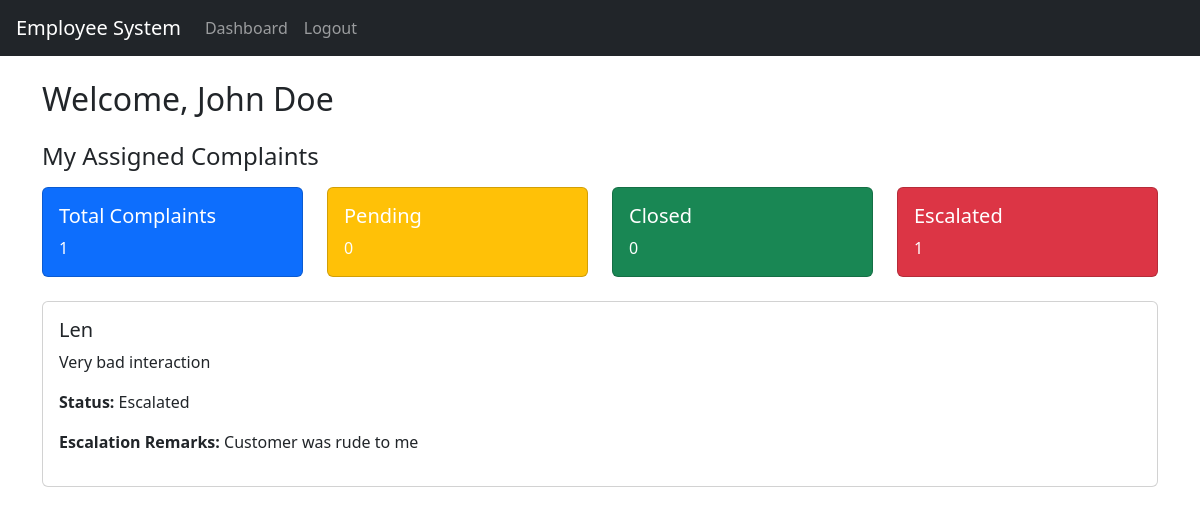
/employee/dashboard (signed in), run on the app's committed database.
### website/models.py (models this page shows)
class User(db.Model, UserMixin):
    id = db.Column(db.Integer, primary_key=True)
    email = db.Column(db.String(150), unique=True)
    name = db.Column(db.String(150))
    password = db.Column(db.String(150))
    is_admin = db.Column(db.Boolean, default=False)
    complaints = db.relationship('Complaint', backref='assigned_to')

class Complaint(db.Model):
    id = db.Column(db.Integer, primary_key=True)
    customer_name = db.Column(db.String(150))
    description = db.Column(db.Text)
    status = db.Column(db.String(50), default="Pending")  # Pending, Closed, Escalated
    assigned_to_id = db.Column(db.Integer, db.ForeignKey('user.id'))
    employee = db.relationship('User', backref='complaints_assigned')
    escalate_remarks = db.Column(db.Text, nullable=True)
    created_at = db.Column(db.DateTime, default=datetime.utcnow)

### website/views.py (the view)
@views.route('/employee/dashboard')
@login_required
def employee_dashboard():
    if current_user.is_admin:
        return redirect(url_for('views.admin_dashboard'))
    complaints = Complaint.query.filter_by(assigned_to_id=current_user.id).all()
    return render_template('employee_dashboard.html', user=current_user, complaints=complaints)

### website/__init__.py (called while the page is built)
def create_app():
    app = Flask(__name__)
    app.config['SECRET_KEY'] = 'jaba jaba jaba'
    app.config['SQLALCHEMY_DATABASE_URI'] = f'sqlite:///{DB_NAME}'
    db.init_app(app)
    from .views import views
    from .auth import auth
    app.register_blueprint(views, url_prefix='/')
    app.register_blueprint(auth, url_prefix='/')
    from .models import User, Complaint
    with app.app_context():
        db.create_all()
    login_manager = LoginManager()
    login_manager.login_view = 'auth.login'
    login_manager.init_app(app)
    @login_manager.user_loader
    def load_user(id):
        return User.query.get(int(id))
    return app

### website/templates/employee_dashboard.html (shortened to what this page needs)
{% extends "base.html" %}
{% block content %}
<h2 class="mb-4">Welcome, {{ user.name }}</h2>
<h4 class="mb-3">My Assigned Complaints</h4>
<div class="row mb-4">
  <div class="col-md-3">
    <div class="card text-white bg-primary">
      <div class="card-body">
        <h5 class="card-title">Total Complaints</h5>
        <p class="card-text">{{ complaints|length }}</p>
      </div>
    </div>
  </div>
  <div class="col-md-3">
    <div class="card text-white bg-warning">
      <div class="card-body">
        <h5 class="card-title">Pending</h5>
        <p class="card-text">{{ complaints|selectattr('status', 'equalto', 'Pending')|list|length }}</p>
      </div>
    </div>
  </div>
  <div class="col-md-3">
    <div class="card text-white bg-success">
      <div class="card-body">
        <h5 class="card-title">Closed</h5>
        <p class="card-text">{{ complaints|selectattr('status', 'equalto', 'Closed')|list|length }}</p>
      </div>
    </div>
  </div>
  <div class="col-md-3">
    <div class="card text-white bg-danger">
      <div class="card-body">
        <h5 class="card-title">Escalated</h5>
        <p class="card-text">{{ complaints|selectattr('status', 'equalto', 'Escalated')|list|length }}</p>
      </div>
    </div>
  </div>
</div>
{% if complaints %}
  {% for complaint in complaints %}
    <div class="card mb-3">
      <div class="card-body">
        <h5 class="card-title">{{ complaint.customer_name }}</h5>
        <p class="card-text">{{ complaint.description }}</p>
        <p class="card-text"><strong>Status:</strong> {{ complaint.status }}</p>
        {% if complaint.status == 'Pending' %}
          <form method="POST" action="{{ url_for('views.update_complaint', id=complaint.id) }}">
            <div class="mb-2">
              <input type="text" class="form-control" name="remarks" placeholder="Escalation remarks (optional)">
            </div>
            <button type="submit" name="action" value="close" class="btn btn-success me-2">Close</button>
            <button type="submit" name="action" value="escalate" class="btn btn-warning">Escalate</button>
          </form>
        {% elif complaint.status == 'Escalated' %}
          <p><strong>Escalation Remarks:</strong> {{ complaint.escalate_remarks }}</p>
        {% endif %}
      </div>
    </div>
  {% endfor %}
{% else %}
  <p>No complaints assigned.</p>
{% endif %}
{% endblock %}

### data on the page
User: name "John Doe"
Complaint: customer_name "Len", description "Very bad interaction", status "Escalated", escalate_remarks "Customer was rude to me"

### other printed values
{{ complaints|length }} "1"
{{ complaints|selectattr('status', 'equalto', 'Pending')|list|length }} "0"
{{ complaints|selectattr('status', 'equalto', 'Closed')|list|length }} "0"
{{ complaints|selectattr('status', 'equalto', 'Escalated')|list|length }} "1"
